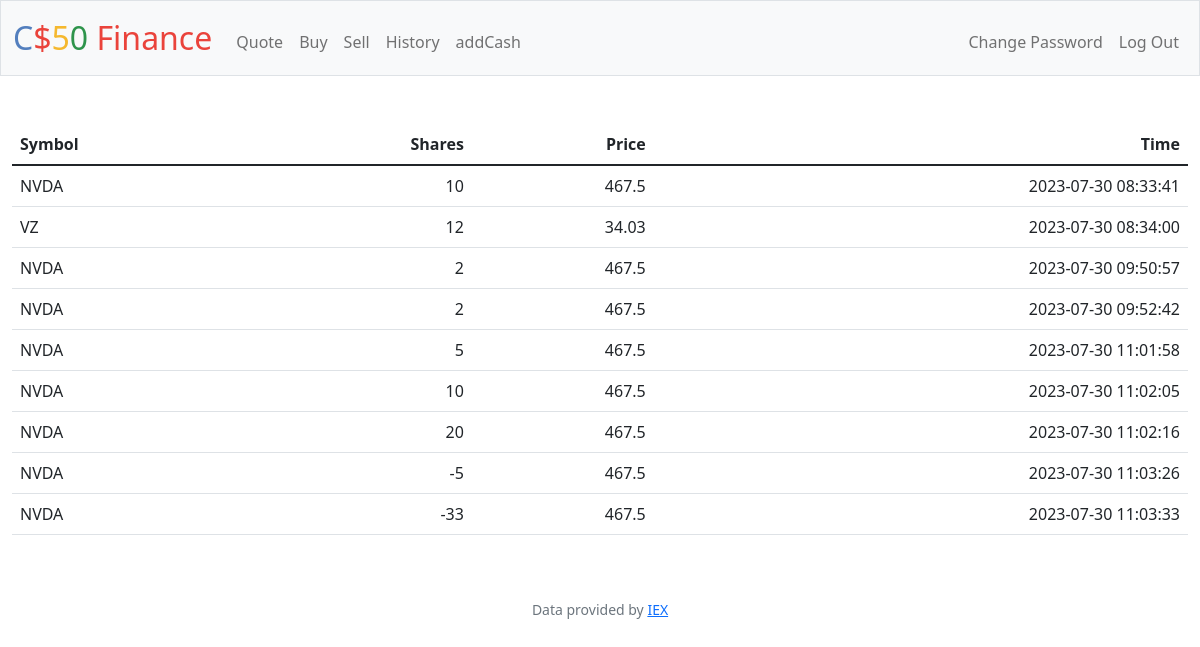
Screenshot of /history (signed in) with the database file from the repository.
### tables this page shows
CREATE TABLE transacted (
    user_id INTEGER,
    symbol TEXT NOT NULL,
    shares INTEGER NOT NULL,
    price FLOAT NOT NULL,
    time TIMESTAMP DEFAULT CURRENT_TIMESTAMP
    );

### app.py (the view)
@app.route("/history")
@login_required
def history():
    rows = db.execute("SELECT * FROM transacted WHERE user_id = ?", session["user_id"])
    return render_template("history.html", rows=rows)

### app.py (called while the page is built)
@app.after_request
def after_request(response):
    response.headers["Cache-Control"] = "no-cache, no-store, must-revalidate"
    response.headers["Expires"] = 0
    response.headers["Pragma"] = "no-cache"
    return response

### helpers.py (called while the page is built)
def login_required(f):
    @wraps(f)
    def decorated_function(*args, **kwargs):
        if session.get("user_id") is None:
            return redirect("/login")
        return f(*args, **kwargs)
    return decorated_function

### templates/history.html (shortened to what this page needs)
{% extends "layout.html" %}
{% block main %}
    <table class="table">
        <thead>
            <tr>
                <th class="text-start">Symbol</th>
                <th class="text-end">Shares</th>
                <th class="text-end">Price</th>
                <th class="text-end">Time</th>
            </tr>
        </thead>
        <tbody>
            {% for row in rows %}
            <tr>
                <td class="text-start">{{ row.symbol }}</td>
                <td class="text-end">{{ row.shares }}</td>
                <td class="text-end">{{ row.price }}</td>
                <td class="text-end">{{ row.time }}</td>
            </tr>
            {% endfor %}
        </tbody>
    </table>
{% endblock %}

### templates/layout.html (shortened to what this page needs)
<!DOCTYPE html>
<html lang="en">
    <head>
        <link href="https://cdn.jsdelivr.net/npm/bootstrap@5.1.3/dist/css/bootstrap.min.css" rel="stylesheet">
        <link href="/static/styles.css" rel="stylesheet">
    </head>
    <body>
        <nav class="bg-light border navbar navbar-expand-md navbar-light">
            <div class="container-fluid">
                <a class="navbar-brand" href="/"><span class="blue">C</span><span class="red">$</span><span class="yellow">5</span><span class="green">0</span> <span class="red">Finance</span></a>
                <div class="collapse navbar-collapse" id="navbar">
                    {% if session["user_id"] %}
                        <ul class="navbar-nav me-auto mt-2">
                            <li class="nav-item"><a class="nav-link" href="/quote">Quote</a></li>
                            <li class="nav-item"><a class="nav-link" href="/buy">Buy</a></li>
                            <li class="nav-item"><a class="nav-link" href="/sell">Sell</a></li>
                            <li class="nav-item"><a class="nav-link" href="/history">History</a></li>
                            <li class="nav-item"><a class="nav-link" href="/addCash">addCash</a></li>
                        </ul>
                        <ul class="navbar-nav ms-auto mt-2">
                            <li class="nav-item"><a class="nav-link" href="/change">Change Password</a></li>
                            <li class="nav-item"><a class="nav-link" href="/logout">Log Out</a></li>
                        </ul>
                    {% else %}
                        <ul class="navbar-nav ms-auto mt-2">
                            <li class="nav-item"><a class="nav-link" href="/register">Register</a></li>
                            <li class="nav-item"><a class="nav-link" href="/login">Log In</a></li>
                        </ul>
                    {% endif %}
                </div>
            </div>
        </nav>
        <main class="container-fluid py-5 text-center">
            {% block main %}{% endblock %}
        </main>
        <footer class="mb-5 small text-center text-muted">
            Data provided by <a href="https://iexcloud.io/">IEX</a>
        </footer>
    </body>
</html>

### static/styles.css (style rules this page uses)
nav .navbar-brand { font-size: xx-large; }
nav .navbar-brand .blue { color: #537fbe; }
nav .navbar-brand .red { color: #ea433b; }
nav .navbar-brand .yellow { color: #f5b82e; }
nav .navbar-brand .green { color: #2e944b; }

### rows the page displays
transacted: symbol "NVDA", shares "10", price "467.5", time "2023-07-30 08:33:41"
transacted: symbol "VZ", shares "12", price "34.03", time "2023-07-30 08:34:00"
transacted: symbol "NVDA", shares "2", price "467.5", time "2023-07-30 09:50:57"
transacted: symbol "NVDA", shares "2", price "467.5", time "2023-07-30 09:52:42"
transacted: symbol "NVDA", shares "5", price "467.5", time "2023-07-30 11:01:58"
transacted: symbol "NVDA", shares "10", price "467.5", time "2023-07-30 11:02:05"
transacted: symbol "NVDA", shares "20", price "467.5", time "2023-07-30 11:02:16"
transacted: symbol "NVDA", shares "-5", price "467.5", time "2023-07-30 11:03:26"
transacted: symbol "NVDA", shares "-33", price "467.5", time "2023-07-30 11:03:33"
